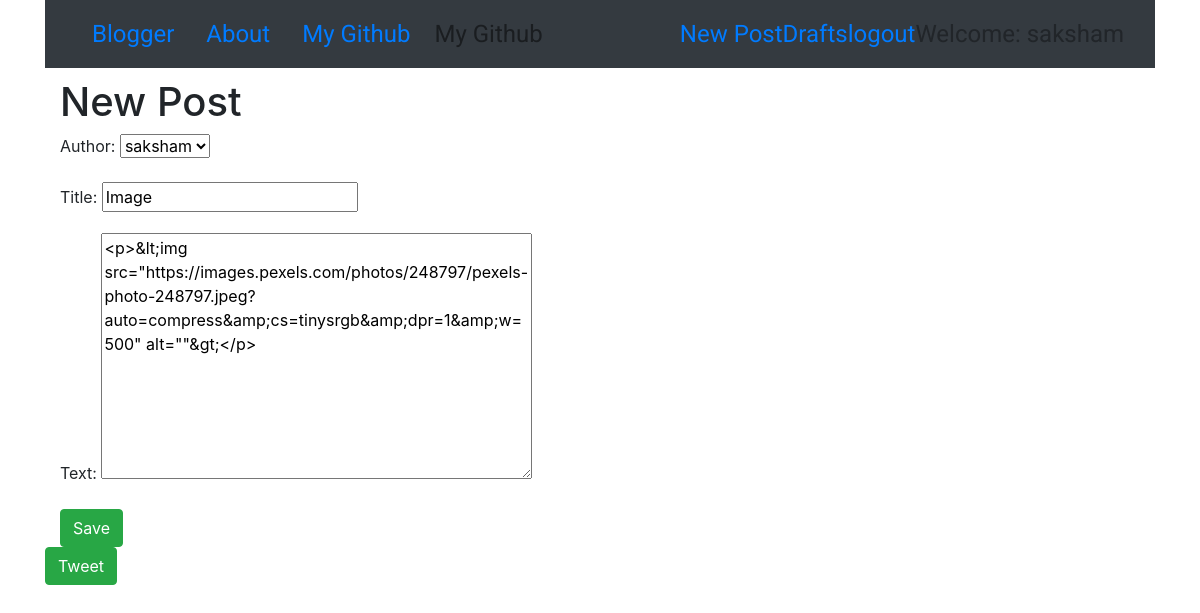
Page /post/6/edit/ (signed in) on the committed database.
### blog/models.py (models this page shows, shortened)
class Post(models.Model):
    author = models.ForeignKey('auth.User',on_delete=models.CASCADE)
    title = models.CharField(max_length=200)
    text = models.TextField()
    created_date = models.DateTimeField(default=timezone.now)
    published_date = models.DateTimeField(null=True,blank=True)

### blog/views.py (the view)
# urls.py: re_path(r'post/(?P<pk>\d+)/edit/$',views.PostUpdateView.as_view(),name='post_edit'),
class PostUpdateView(LoginRequiredMixin,UpdateView):
    login_url = '/login/'
    redirect_field_name ='/blog/post_detail.html'
    form_class = PostForm
    model = Post

### blog/forms.py
class PostForm(forms.ModelForm):
    text = forms.CharField(widget=forms.Textarea(attrs={'class':'editable'}))
    class Meta:
        model = Post
        fields = ('author','title','text',)
    widgets = {
    'title' : forms.TextInput(attrs={'class':'textinputclass'}),
    'text' : forms.Textarea(attrs={'class':'editable medium-editor-textarea postcontent'}),
    }

### blog/templates/blog/post_form.html (shortened to what this page needs)
{% extends "blog/base.html" %}
{% block content%}
<div class="container">
<h1>New Post</h1>
<form class="post-form" method="POST">
    {{form.as_p}}
  <input type="submit" class = "btn btn-success"name="save" value="Save">
</form>
</div>
{% endblock %}

### blog/templates/blog/base.html (shortened to what this page needs)
<!DOCTYPE html>
{% load staticfiles %}
<html lang="en" dir="ltr">
  <head>
   <link rel="stylesheet" href="https://stackpath.bootstrapcdn.com/bootstrap/4.2.1/css/bootstrap.min.css">
<link rel="stylesheet" href="//cdn.jsdelivr.net/npm/medium-editor@latest/dist/css/medium-editor.min.css" type="text/css" media="screen" charset="utf-8">
    <link rel="stylesheet" href="{% static 'css/blog.css'%}">
  </head>
  <body>
    <div class="container">
      <nav class="navbar navbar-expand-lg navbar-light bg-dark techfont custom-nabvar mr-auto ">
        <div class="container">
          <a class="nav-link" class="navbar-brand bigbrand" href="{% url 'post_list' %}">Blogger</a>
          <a class="nav-link" href="{% url  'about' %}">About</a>
          <a class="nav-link" href="https://github.com/saksham22/">My Github</a>
          <ul class="navbar-nav mr-auto">
            <li class="nav-item"><a class="nav-link" href="https://github.com/saksham22/">My Github</a></li>
          </ul>
        <ul class="navbar-nav ">
            {%if user.is_authenticated%}
            <li><a href="{% url 'post_view'%}">New Post</a></li>
            <li><a href="{% url 'post_draft_list' %}">Drafts</a></li>
            <li><a href="{% url 'logout' %}">logout</a></li>
            <li><a>Welcome: {{ user.username }}</a></li>
            {%else%}
            <li><a href="{%url 'login' %}"><span class="glyphicon glyphicon-user"></span> Login</a></li>
            {% endif %}
        </div>
      </nav>
    </div>
<div class="container">
{% block content%}{% endblock %}
</div>
{%if user.is_authenticated%}
<div class="container">
        <a href="{%url 'tweet' %}"><button type="submit" class="btn btn-success loader" >Tweet</button></a>
</div>
{% endif %}
  </body>
</html>

### blog/static/css/blog.css (style rules this page uses)
.techfont { font-family: 'Roboto', sans-serif; font-size: 1.5em; margin-bottom: 10px; }
.loader { filter:hue-rotate(0deg); color: linear-gradient(45deg,#0f8,#08f); animation:hue 5000ms infinite linear; }

### rows in the picture
Post: author "saksham", title "Image", text "<p>&lt;img src=\"https://images.pexels.com/photos/248797/pexels-photo-248797.jpeg?auto=compress&amp;cs=tinysrgb&amp;dpr=1&amp;w=500\" alt=\"\"&gt;</p>"

### other values in the picture
{{ user.username }} "saksham"
